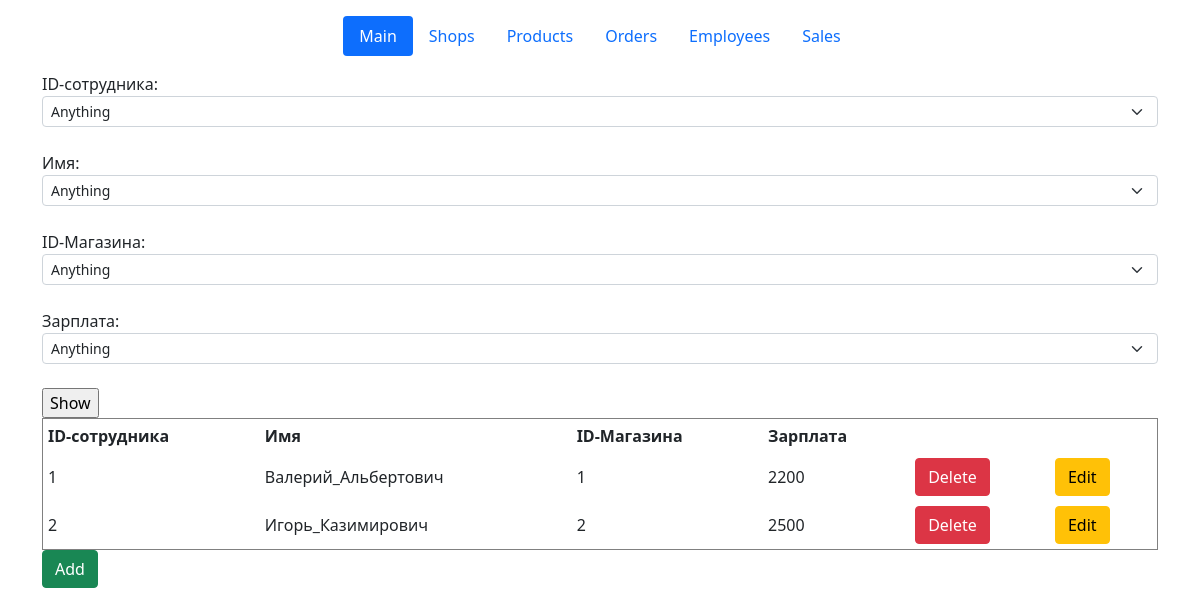
Page /employees on the earlier database version.
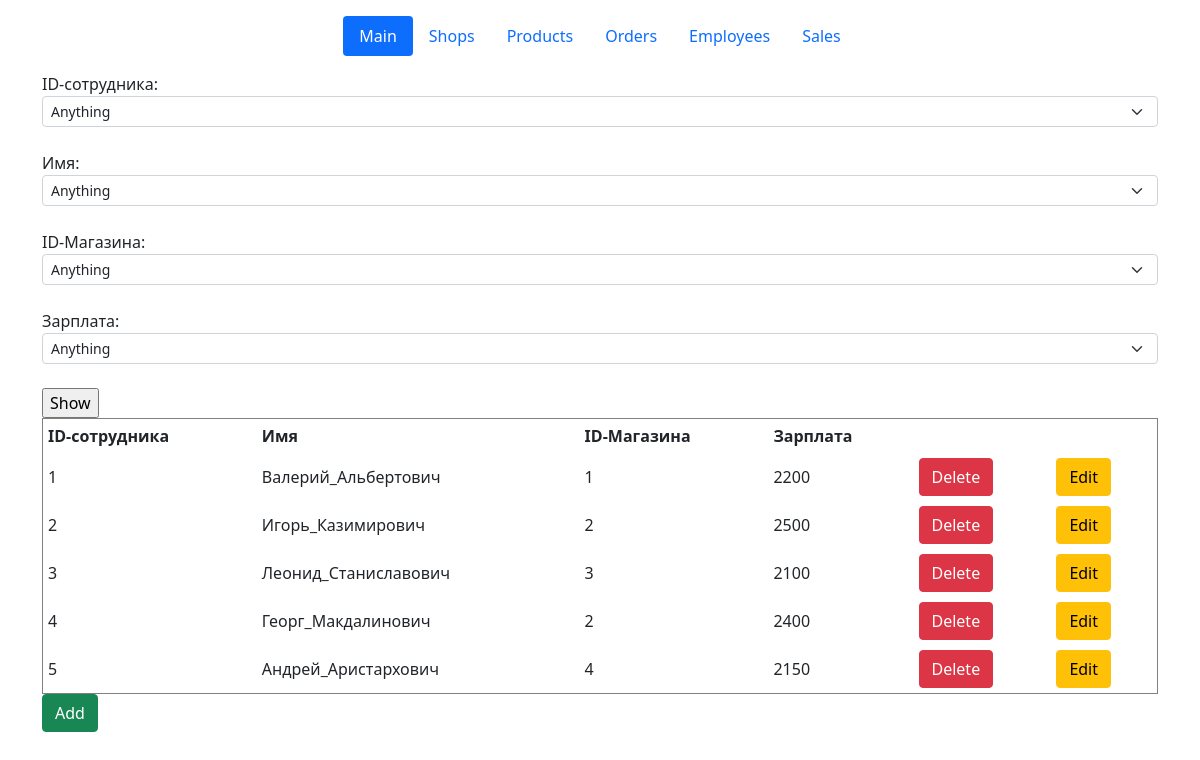
Same page on the later database version.
### classes_file.py (models this page shows, shortened)
class Employees(db.Model):
    id_employee = db.Column(db.Integer, primary_key=True)
    name_employee = db.Column(db.String(30), nullable=False)
    id_shop = db.Column(db.Integer, nullable=False)
    salary = db.Column(db.Integer, nullable=False)

### employees.py (the view)
@app.route('/employees')
def employees():
    if "action" in request.args:
        if request.args["action"] == "del": #для обратобки кнопки delete
            id_employee = request.args['id']
            employee = Employees.query.get_or_404(id_employee)
            try:
                db.session.delete(employee)
                db.session.commit()
                return redirect("/employees")
            except:
                return "При удалении записи произошла ошибка"
        elif request.args["action"] == "choice":
            id_employee_lst = [request.args['id_employee']]
            name_employee_lst = [request.args['name_employee']]
            id_shop_lst = [request.args['id_shop']]
            salary_lst = [request.args['salary']]
            if request.args['id_employee'] == "any":
                temp = db.session.execute(f"SELECT id_employee from Employees").fetchall()
                id_employee_lst = [temp[i][0] for i in range(len(temp))]
            if request.args['name_employee'] == "any":
                temp = db.session.execute(f"SELECT name_employee from Employees").fetchall()
                name_employee_lst = [temp[i][0] for i in range(len(temp))]
            if request.args['id_shop'] == "any":
                temp = db.session.execute(f"SELECT id_shop from Employees").fetchall()
                id_shop_lst = [temp[i][0] for i in range(len(temp))]
            if request.args['salary'] == "any":
                temp = db.session.execute(f"SELECT salary from Employees").fetchall()
                salary_lst = [temp[i][0] for i in range(len(temp))]
            table = db.session.query(Employees).filter(Employees.id_employee.in_(id_employee_lst))\
                .filter(Employees.name_employee.in_(name_employee_lst))\
                .filter(Employees.id_shop.in_(id_shop_lst))\
                .filter(Employees.salary.in_(salary_lst))
            return render_template("Employees.html", table=table)
        else:
            return redirect("/employees")
    else:
        table = Employees.query.order_by(Employees.id_employee).all()
        return render_template("employees.html", table=table)

### templates/employees.html (shortened to what this page needs)
{% extends 'base.html' %}
{% block body %}
<form action="/employee-choice" method="POST" id="data">
    ID-сотрудника:
    <select name="id_employee" class="form-select form-select-sm">
        <option value="any" label = "Anything">
            {% for el in table %}
        <option value={{el.id_employee}}  label = {{el.id_employee}}>
            {% endfor %}
    </select>
    <br>Имя:
    <select name="name_employee" class="form-select form-select-sm">
        <option value="any" label = "Anything">
            {% for el in table %}
        <option value={{el.name_employee}}  label = {{el.name_employee}}>
            {% endfor %}
    </select>
    <br>ID-Магазина:
    <select name="id_shop" class="form-select form-select-sm">
        <option value="any" label = "Anything">
            {% for el in table %}
        <option value={{el.id_shop}}  label = {{el.id_shop}}>
            {% endfor %}
    </select>
    <br>Зарплата:
    <select name="salary" class="form-select form-select-sm">
        <option value="any" label = "Anything">
            {% for el in table %}
        <option value={{el.salary}}  label = {{el.salary}}>
            {% endfor %}
    </select><br>
    <input type="submit" name="btn btn-success" value="Show"><br>
</form>
<table border="1" width="100%" cellpadding="5">
    <tr>
        <th>ID-сотрудника</th>
        <th>Имя</th>
        <th>ID-Магазина</th>
        <th>Зарплата</th>
        <th></th>
        <th></th>
    </tr>
    {% for el in table %}
    <tr>
        <td>{{ el.id_employee }}</td>
        <td>{{ el.name_employee }}</td>
        <td>{{ el.id_shop }}</td>
        <td>{{ el.salary }}</td>
        <td>
            <a href="/employees?id={{el.id_employee}}&action=del" class="btn btn-danger">Delete</a>
        </td>
        <td>
            <a href="/employees/{{el.id_employee}}/edit" class="btn btn-warning">Edit</a>
        </td>
    </tr>
    {% endfor %}
</table>
<a href="/employees/create" class="btn btn-success">Add</a>
{% endblock %}

Differences in the rows shown:
added Employees: id_employee "3", name_employee "Леонид_Станиславович", id_shop "3", salary "2100"
added Employees: id_employee "4", name_employee "Георг_Макдалинович", id_shop "2", salary "2400"
added Employees: id_employee "5", name_employee "Андрей_Аристархович", id_shop "4", salary "2150"
